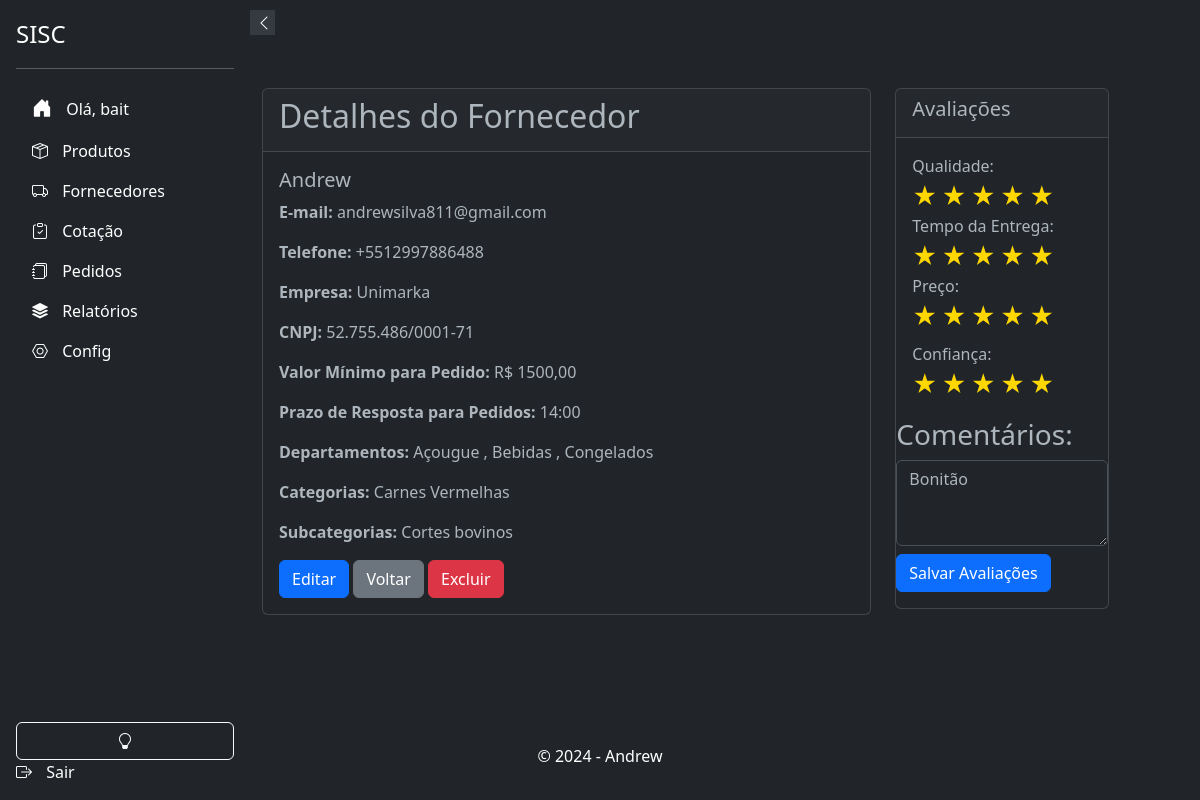
Screenshot of /suppliers/13/ (signed in) with the database file from the repository.
### suppliers/models.py (models this page shows, shortened)
class Supplier(models.Model): # Modelo de fornecedor
    user = models.ForeignKey(settings.AUTH_USER_MODEL, on_delete=models.CASCADE, blank=True, null=True)
    name = models.CharField(max_length=255)
    email = models.EmailField(unique=True)
    phone_regex = RegexValidator(regex=r'^\+?\d{10,15}$', message="Número de telefone no formato: '+999999999'. Até 15 dígitos.", )
    phone = models.CharField(validators=[phone_regex], max_length=17, blank=True)
    company = models.CharField(max_length=255, null=True, blank=True)
    cnpj = models.CharField(max_length=18, unique=True, validators=[validate_cnpj], null=True, blank=True)
    active = models.BooleanField(default=True, verbose_name="Ativo")
    address_line_1 = models.CharField("Endereço", max_length=255, null=True, blank=True)
    address_line_2 = models.CharField("Complemento", max_length=255, null=True, blank=True)
    city = models.CharField("Cidade", max_length=100, null=True, blank=True)
    state = models.CharField("Estado", max_length=50, null=True, blank=True)
    zip_code = models.CharField("CEP", max_length=10, null=True, blank=True)
    minimum_order_value = models.DecimalField("Valor Mínimo para Pedido", max_digits=10, decimal_places=3, validators=[MinValueValidator(0)], null=True, blank=True)
    order_response_deadline = models.TimeField("Prazo de Resposta para Pedidos", null=True, blank=True)
    departments = models.ManyToManyField('products.Departamento', related_name='suppliers', blank=True)
    categories = models.ManyToManyField(Category, blank=True, verbose_name="Categorias")
    subcategories = models.ManyToManyField(Subcategory, blank=True, verbose_name="Subcategorias")
    brands = models.ManyToManyField(Brand,  blank=True, verbose_name="Marcas")
    created_at = models.DateTimeField(auto_now_add=False, default=datetime.datetime.now, null=True, blank=True)
    updated_at = models.DateTimeField(auto_now=True, verbose_name="Atualizado em")
    deleted = models.BooleanField(default=False)
    holiday_cover_name = models.CharField("Nome do Fornecedor de Férias", max_length=255, null=True, blank=True)
    holiday_cover_email = models.EmailField("Email do Fornecedor de Férias", null=True, blank=True)
    holiday_cover_phone = models.CharField("Telefone do Fornecedor de Férias", validators=[phone_regex], max_length=17, blank=True, null=True)
    observation = models.TextField("Observação", null=True, blank=True)
    delivery_days = models.TextField("Dias de Entrega", blank=True, null=True)
    quality_rating = models.IntegerField(default=0, blank=True, null=True)
    delivery_time_rating = models.IntegerField(default=0, blank=True, null=True)
    price_rating = models.IntegerField(default=0, blank=True, null=True)
    reliability_rating = models.IntegerField(default=0, blank=True, null=True)
    flexibility_rating = models.IntegerField(default=0, blank=True, null=True)
    partnership_rating = models.IntegerField(default=0, blank=True, null=True)
    comments = models.TextField("Comentários", max_length=100, blank=True, null=True)
    class Meta: # Meta informações do modelo
        ordering = ['name'] # Ordem padrão de exibição dos registros

### products/models.py (models this page shows, shortened)
class Departamento(models.Model):
    nome = models.CharField(max_length=100, unique=True)
    class Meta:
        verbose_name = _('Departamento')
        verbose_name_plural = _('Departamentos')
        ordering = ['nome']

class Category(models.Model):
    department = models.ForeignKey(Departamento, on_delete=models.CASCADE, related_name='categories')
    name = models.CharField(max_length=200)

class Subcategory(models.Model):
    category = models.ForeignKey(Category, on_delete=models.CASCADE, related_name='subcategories')
    name = models.CharField(max_length=200)

### suppliers/views.py (the view)
# urls.py: path('<int:pk>/', SupplierDetailView.as_view(), name='supplier_detail'),
@method_decorator(login_required(login_url='login'), name='dispatch')
class SupplierDetailView(DetailView): # View para exibir detalhes de um fornecedor
    model = Supplier
    template_name = 'suppliers/supplier_detail.html'

### suppliers/templates/suppliers/supplier_detail.html (shortened to what this page needs)
{% extends "base.html" %}
{% block content %}
<div class="container mt-5">
  <div class="row">
    <div class="col-md-8">
      <div class="card">
        <div class="card-header d-flex justify-content-between align-items-center">
          <h2>Detalhes do Fornecedor</h2>
        </div>
        <div class="card-body">
          <h5 class="card-title">{{ object.name }}</h5>
          <p class="card-text"><strong>E-mail:</strong> {{ object.email }}</p>
          <p class="card-text"><strong>Telefone:</strong> {{ object.phone }}</p>
          {% if object.company %}
          <p class="card-text"><strong>Empresa:</strong> {{ object.company }}</p>
          {% endif %}
          {% if object.cnpj %}
          <p class="card-text"><strong>CNPJ:</strong> {{ object.cnpj }}</p>
          {% endif %}
          {% if object.minimum_order_value %}
          <p class="card-text"><strong>Valor Mínimo para Pedido:</strong> R$ {{ object.minimum_order_value|floatformat:2 }}</p>
          {% endif %}
          {% if object.order_response_deadline %}
          <p class="card-text"><strong>Prazo de Resposta para Pedidos:</strong> {{ object.order_response_deadline }}</p>
          {% endif %}
          {% if object.departments.exists %}
          <p class="card-text"><strong>Departamentos:</strong>
              {% for department in object.departments.all %}
                  {{ department.nome }}
                  {% if not forloop.last %}, {% endif %}
              {% endfor %}
          {% else %}
          <p class="card-text"><strong>Departamentos:</strong> Nenhum cadastrado.</p>
          {% endif %}
          {% if object.categories.exists %}
          <p class="card-text"><strong>Categorias:</strong> {% for category in object.categories.all %}{{ category.name }}{% if not forloop.last %}, {% endif %}{% endfor %}</p>
          {% endif %}
          {% if object.subcategories.exists %}
          <p class="card-text"><strong>Subcategorias:</strong> {% for subcategory in object.subcategories.all %}{{ subcategory.name }}{% if not forloop.last %}, {% endif %}{% endfor %}</p>
          {% endif %}
          <div>
            <a href="{% url 'suppliers:supplier_update' object.id %}" class="btn btn-primary" alt="Editar Fornecedor">Editar</a>
            <a href="{% url 'suppliers:supplier_list' %}" class="btn btn-secondary" alt="Voltar">Voltar</a>
            <button type="button" class="btn btn-danger" data-bs-toggle="modal" data-bs-target="#deleteModal">
              Excluir
            </button>
          </div>
        </div>
      </div>
    </div>
    <div class="col-md-3">
      <div class="card">
        <div class="card-header">
          <h5>Avaliações</h5>
        </div>
        <form method="post" action="{% url 'suppliers:supplier_update_ratings' object.id %}">
        <div class="card-body">
          <div class="mb-2">
            <label>Qualidade:</label>
            <div class="rating" data-field-name="quality_rating" data-score="{{ object.quality_rating | default_if_none:'0' }}">
              <span data-value="1">&#9734;</span>
              <span data-value="2">&#9734;</span>
              <span data-value="3">&#9734;</span>
              <span data-value="4">&#9734;</span>
              <span data-value="5">&#9734;</span>
            </div>
            <label>Tempo da Entrega:</label>
            <div class="rating" data-field-name="delivery_time_rating" data-score="{{ object.delivery_time_rating | default_if_none:'0' }}">
              <span data-value="1">&#9734;</span>
              <span data-value="2">&#9734;</span>
              <span data-value="3">&#9734;</span>
              <span data-value="4">&#9734;</span>
              <span data-value="5">&#9734;</span>
            </div>
            <label>Preço:</label>
            <div class="rating" data-field-name="flexibility_rating" data-score="{{ object.flexibility_rating | default_if_none:'0' }}">
              <span data-value="1">&#9734;</span>
              <span data-value="2">&#9734;</span>
              <span data-value="3">&#9734;</span>
              <span data-value="4">&#9734;</span>
              <span data-value="5">&#9734;</span>
            </div>
            </div>
            <label>Confiança:</label>
            <div class="rating" data-field-name="partnership_rating" data-score="{{ object.partnership_rating | default_if_none:'0' }}">
              <span data-value="1">&#9734;</span>
              <span data-value="2">&#9734;</span>
              <span data-value="3">&#9734;</span>
              <span data-value="4">&#9734;</span>
              <span data-value="5">&#9734;</span>
            </div>
            </div>
            <div class="mb-2">
            <h3>Comentários:</h3>
            <textarea class="form-control" name="comments" rows="3">{{ object.comments|default:"" }}</textarea>
            </div>
          <div class="mb-3">
            <button type="submit" class="btn btn-primary">Salvar Avaliações</button>
          </div>
        </div>
        </div>
      </div>
    </div>
  </div>
{% endblock %}

### app/templates/components/_sidebar.html (shortened to what this page needs)
<!DOCTYPE html>
<html>
<head>
    <link href="https://cdn.jsdelivr.net/npm/bootstrap@5.3.0-alpha3/dist/css/bootstrap.min.css" rel="stylesheet">
    <link rel="stylesheet" href="https://cdn.jsdelivr.net/npm/bootstrap-icons@1.10.5/font/bootstrap-icons.css">
</head>
<body>
    <div class="sidebar d-flex flex-column flex-shrink-0 p-3 text-white bg-dark" id="sidebar">
        <button class="sidebar-toggle" onclick="toggleSidebar()">
            <i id="sidebar-toggle-icon" class="bi bi-chevron-left"></i>
        </button>
        <a href="#" class="d-flex align-items-center mb-3 mb-md-0 me-md-auto text-white text-decoration-none">
            <span class="fs-4">SISC</span>
        </a>
        <hr>
        {% if user.is_authenticated %}
            <ul class="nav nav-pills flex-column mb-auto">
                <li class="nav-item">
                    <a href="{% url 'accounts:home' %}" class="nav-link text-white" aria-current="page">
                        <i class="bi bi-house-door-fill fs-5"></i>
                        <span>Olá, {{ user.username }}</span>
                    </a>
                </li>
                <li>
                    <a href="{% url 'products:products_list' %}" class="nav-link text-white">
                        <i class="bi bi-box-seam"></i>
                        <span>Produtos</span>
                    </a>
                </li>
                <li>
                    <a href="{% url 'suppliers:supplier_list' %}" class="nav-link text-white">
                        <i class="bi bi-truck "></i>
                        <span>Fornecedores</span>
                    </a>
                </li>
                <li>
                    <a href="{% url 'cotacao:cotacao_list' %}" class="nav-link text-white">
                        <i class="bi bi-clipboard-check"></i>
                        <span>Cotação</span>
                    </a>
                </li>
                <li>
                    <a href="{% url 'respostas:listar_pedidos' %}" class="nav-link text-white">
                        <i class="bi bi-journals"></i>
                        <span>Pedidos</span>
                    </a>
                </li>
                <li>
                    <a href="#" class="nav-link text-white">
                        <i class="bi bi-stack"></i>
                        <span>Relatórios</span>
                    </a>
                </li>
                <li>
                    <a href="{% url 'admin:index' %}" class="nav-link text-white">
                        <i class="bi bi-nut"></i>
                        <span>Config</span>
                    </a>
                </li>
            <br>
            </ul>
            <button class="btn btn-outline-light" onclick="toggleTheme()">
                <i id="theme-toggle-icon" class="bi bi-lightbulb-fill"></i>
            </button>
            <a href="{% url 'accounts:logout' %}" class="nav-link text-white">
                <i class="bi bi-box-arrow-right"></i>
                <span>Sair</span>
            </a>
        {% else %}
            <a href="{% url 'accounts:login' %}" class="nav-link text-white">
                <i class="bi bi-box-arrow-in-right"></i>
                <span>Login</span>
            </a>
        {% endif %}
    </div>
</body>
</html>

### app/templates/base.html (style rules this page uses)
body, html { height: 100%; margin: 0; display: flex; flex-direction: column; }

### app/templates/components/_sidebar.html (style rules this page uses)
.sidebar { width: 250px; height: 100vh; position: fixed; top: 0; left: 0; background-color: #343a40; transition: all 0.3s; z-index: 1000; }
.sidebar .nav-link { white-space: nowrap; overflow: hidden; text-overflow: ellipsis; }
.sidebar .nav-link i { margin-right: 10px; }
.sidebar-toggle { position: absolute; top: 10px; right: -25px; width: 25px; height: 25px; background-color: #343a40; border: none; color: white; cursor: pointer; z-index: 1100; }

### suppliers/templates/suppliers/supplier_detail.html (style rules this page uses)
.rating span { cursor: pointer; font-size: 1.5em; color: grey; }
.rating span.active { color: gold; }

### rows the page displays
Supplier: name "Andrew", email "andrewsilva811@gmail.com", phone "+5512997886488", company "Unimarka", cnpj "52.755.486/0001-71", minimum_order_value "1500,00", order_response_deadline "14:00", comments "Bonitão"
Departamento: nome "Açougue"
Departamento: nome "Bebidas"
Departamento: nome "Congelados"
Category: name "Carnes Vermelhas"
Subcategory: name "Cortes bovinos"

### other values shown
{{ user.username }} "bait"
